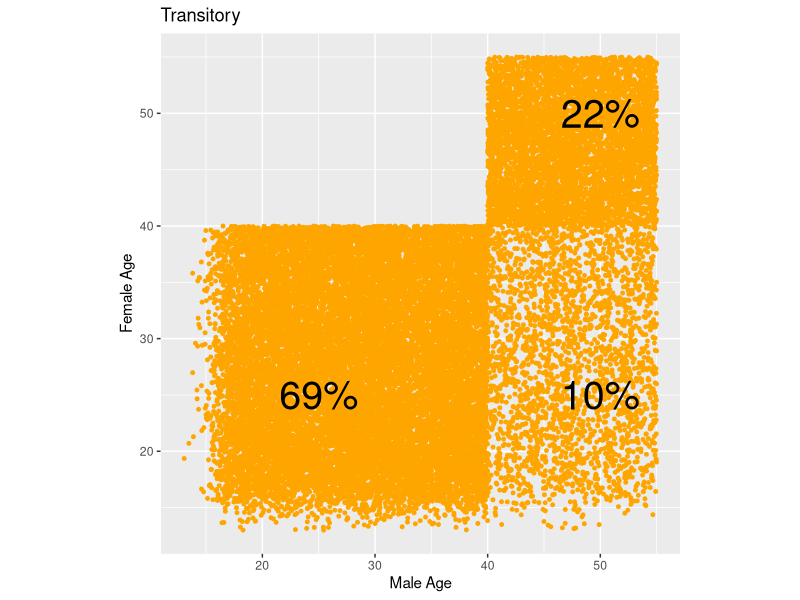

Here is the R script that generated this plot:
# SUMMARY: Plot age gaps of partnerships formed for each relationship type
# INPUT: output/RelationshipStart.csv
# OUTPUT:
#   1. figs/RelationshipsFormed_Transitory.png
#   2. figs/RelationshipsFormed_Informal.png
#   3. figs/RelationshipsFormed_Marital.png
#   ** Note that figures are only created when at least one relationship of the corresponding type is observed

rm( list=ls( all=TRUE ) )
graphics.off()

library(reshape)
library(ggplot2)

rel_names <- c('Transitory', 'Informal', 'Marital')
fig_dir = 'figs'
if( !file.exists(fig_dir) ) {
    dir.create(fig_dir)
}

dat <- read.csv("output/RelationshipStart.csv", header=TRUE)
dat$Count = 1

ageBin = function(age) {
    if( age < 40 )
        return("<40")
    return("40+")
}

dat$A_agebin = sapply(dat$A_age, ageBin)
dat$B_agebin = sapply(dat$B_age, ageBin)
dat$Rel_type = dat$Rel_type..0...transitory.1...informal.2...marital.

dat.m = melt(dat, id=c('Rel_type','A_agebin', 'B_agebin', 'A_age', 'B_age'), measure='Count')

if( !file.exists(fig_dir) ) {
    dir.create(fig_dir)
}

for(rel_type in 0:2)
{
    rel_name = rel_names[rel_type+1]

    if( length(which(dat.m$Rel_type == rel_type)) == 0 ) {
        next
    }

    dat.c = cast(dat.m, A_agebin + B_agebin ~ variable, sum, subset=(Rel_type == rel_type))
    tot = sum(dat.c$Count)
    dat.c$Percent = dat.c$Count / tot

    m = min( rbind(dat.m$A_age, dat.m$B_age) )

    text_color = "black"

    ### Plot ###
    p <- ggplot() + 
        #geom_tile(data=dat.c, aes(x=A_agebin, y=B_agebin, fill=Percent)) +
        #stat_bin2d(data=dat.m, aes(x=A_age, y=B_age), breaks=list(x=c(m,40,55),y=c(m,40,55)) ) +
        geom_point(data=dat.m, aes(x=A_age, y=B_age), color="orange", size=1) +
        #scale_fill_continuous(name="Relationships\nFormed") +
        coord_fixed() +
        annotate("text", x=25, y=25, label=paste(round(100*dat.c[dat.c$A_agebin=="<40" & dat.c$B_agebin=="<40",]$Percent), '%',sep=''), color=text_color, size=10) +
        annotate("text", x=50, y=25, label=paste(round(100*dat.c[dat.c$A_agebin=="40+" & dat.c$B_agebin=="<40",]$Percent), '%',sep=''), color=text_color, size=10) +
        #annotate("text", x=25, y=50, label=paste(round(100*dat.c[dat.c$A_agebin=="<40" & dat.c$B_agebin=="40+",]$Percent), '%',sep=''), color=text_color, size=10) +
        annotate("text", x=50, y=50, label=paste(round(100*dat.c[dat.c$A_agebin=="40+" & dat.c$B_agebin=="40+",]$Percent), '%',sep=''), color=text_color, size=10) +
        ggtitle( rel_name ) +
        xlab( 'Male Age' ) +
        ylab( 'Female Age' ) +

    #dev.new()
    png( file.path(fig_dir,paste('RelationshipsFormed_',rel_name, '.png',sep="")), width=600, height=400)
    print( p )
    dev.off()

    dev.new()
    print(p)

}
